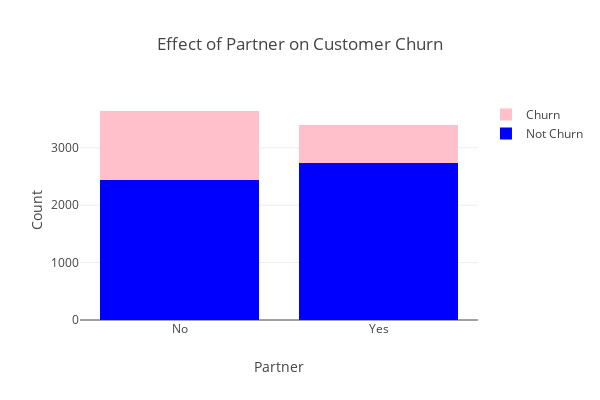

Notebook source saved alongside this figure:
### Markdown cell above
Churn rate for senior citizens is significanlty higher as compared to non-senior citizens.

### Code cell
#let's visualize the impact of having partner on customer churn
bar_plot('Partner',data,barmode='stack',width=600,height=400,color1='blue',color2='pink')

### Figure 1 — Plotly figure (JSON) as saved in the notebook; plotly's stock layout.template omitted (floating-point values rounded to 4 significant figures)
{"data": [{"marker": {"color": "blue"}, "name": "Not Churn", "type": "bar", "uid": "4299a2a7-5981-48fc-9ab2-c0c6e84fa1a8", "x": ["No", "Yes"], "y": [2441, 2733]}, {"marker": {"color": "pink"}, "name": "Churn", "type": "bar", "uid": "89af5e18-ca3d-489d-af97-c2c2b150a8ab", "x": ["No", "Yes"], "y": [1200, 669]}], "layout": {"barmode": "stack", "height": 400, "title": {"text": "Effect of Partner on Customer Churn"}, "width": 600, "xaxis": {"title": {"text": "Partner"}}, "yaxis": {"title": {"text": "Count"}}}}
